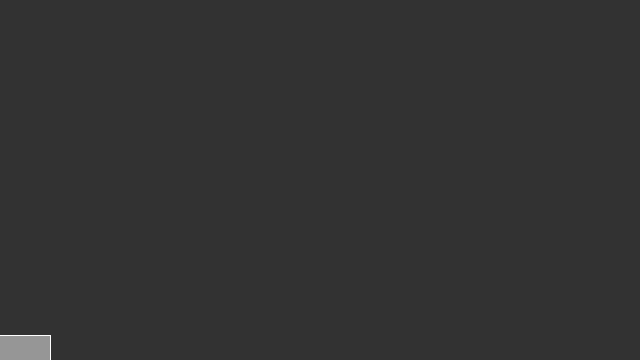
Frame 1 (no input)
Frame 60 (the mouse pressed at the canvas centre just before this capture): identical to frame 1, image omitted
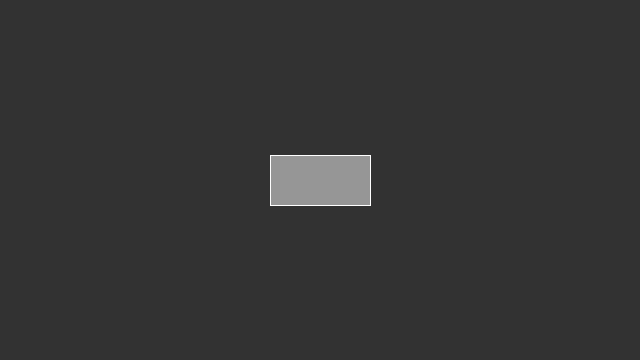
Frame 120 (the mouse held since frame 60 and released just before this capture)

The Processing sketch that drew these frames (run headless with seeded random() and noise(); from frame 60 on, the mouse is pressed at the canvas centre):

// Processing sketch: Mouse_invertido
// ── Mouse_invertido.pde
void setup() {
  size(640, 360);
}
void draw()
{
  background(50);
  fill(150);
  stroke(255);
  rectMode(CENTER);
  //cria um retângulo que segue o mouse o comando height-mouseY inverte o Yaxis look
  rect(mouseX, height-mouseY, 100, 50);
}
